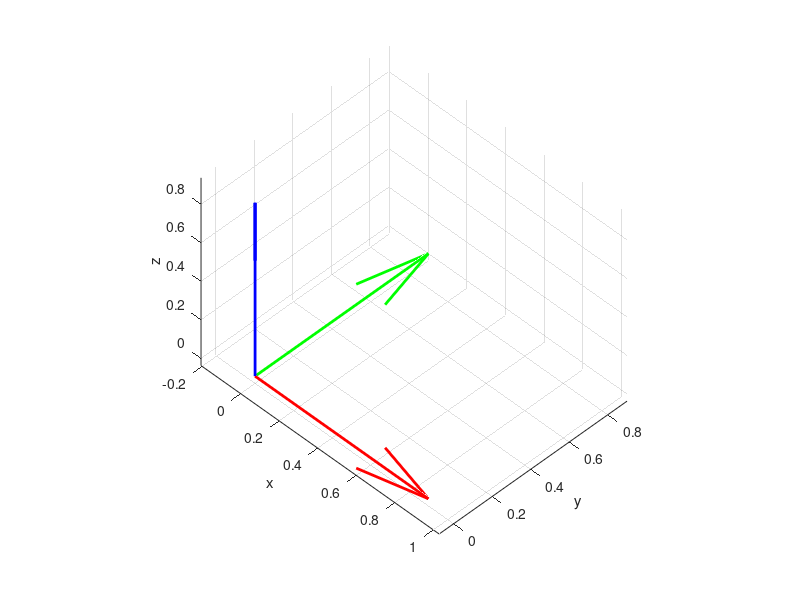

The MATLAB script that drew this image: (Note: this script raises an error after producing the figure.)
%%
maxes = eye(3);
origin = [0,0,0]';

%%
figure(1);
set(gcf,'color',[1,1,1]);
hold on;
xlabel('x');
ylabel('y');
zlabel('z');

h = quiver3(0,0,0, maxes(1,1),maxes(2,1),maxes(3,1));
set(h,'linewidth',2);
set(h,'color',[1,0,0]);

h = quiver3(0,0,0, maxes(1,2),maxes(2,2),maxes(3,2));
set(h,'linewidth',2);
set(h,'color',[0,1,0]);

h = quiver3(0,0,0, maxes(1,3),maxes(2,3),maxes(3,3));
set(h,'linewidth',2);
set(h,'color',[0,0,1]);

axis equal;
grid on;
view(45,45);

%%
maxes = eye(3);
maxes = f_rotX(pi/6)*maxes;
%%
figure(2);
set(gcf,'color',[1,1,1]);
hold on;
xlabel('x');
ylabel('y');
zlabel('z');

h = quiver3(0,0,0, maxes(1,1),maxes(2,1),maxes(3,1));
set(h,'linewidth',2);
set(h,'color',[1,0,0]);

h = quiver3(0,0,0, maxes(1,2),maxes(2,2),maxes(3,2));
set(h,'linewidth',2);
set(h,'color',[0,1,0]);

h = quiver3(0,0,0, maxes(1,3),maxes(2,3),maxes(3,3));
set(h,'linewidth',2);
set(h,'color',[0,0,1]);

axis equal;
grid on;
view(45,45);

%%
maxes = eye(3);
maxes = f_rotY(pi/6)*maxes;
%%
figure(3);
set(gcf,'color',[1,1,1]);
hold on;
xlabel('x');
ylabel('y');
zlabel('z');

h = quiver3(0,0,0, maxes(1,1),maxes(2,1),maxes(3,1));
set(h,'linewidth',2);
set(h,'color',[1,0,0]);

h = quiver3(0,0,0, maxes(1,2),maxes(2,2),maxes(3,2));
set(h,'linewidth',2);
set(h,'color',[0,1,0]);

h = quiver3(0,0,0, maxes(1,3),maxes(2,3),maxes(3,3));
set(h,'linewidth',2);
set(h,'color',[0,0,1]);

axis equal;
grid on;
view(45,45);

%%
maxes = eye(3);
maxes = f_rotZ(pi/6)*maxes;
%%
figure(4);
set(gcf,'color',[1,1,1]);
hold on;
xlabel('x');
ylabel('y');
zlabel('z');

h = quiver3(0,0,0, maxes(1,1),maxes(2,1),maxes(3,1));
set(h,'linewidth',2);
set(h,'color',[1,0,0]);

h = quiver3(0,0,0, maxes(1,2),maxes(2,2),maxes(3,2));
set(h,'linewidth',2);
set(h,'color',[0,1,0]);

h = quiver3(0,0,0, maxes(1,3),maxes(2,3),maxes(3,3));
set(h,'linewidth',2);
set(h,'color',[0,0,1]);

axis equal;
grid on;
view(45,45);

